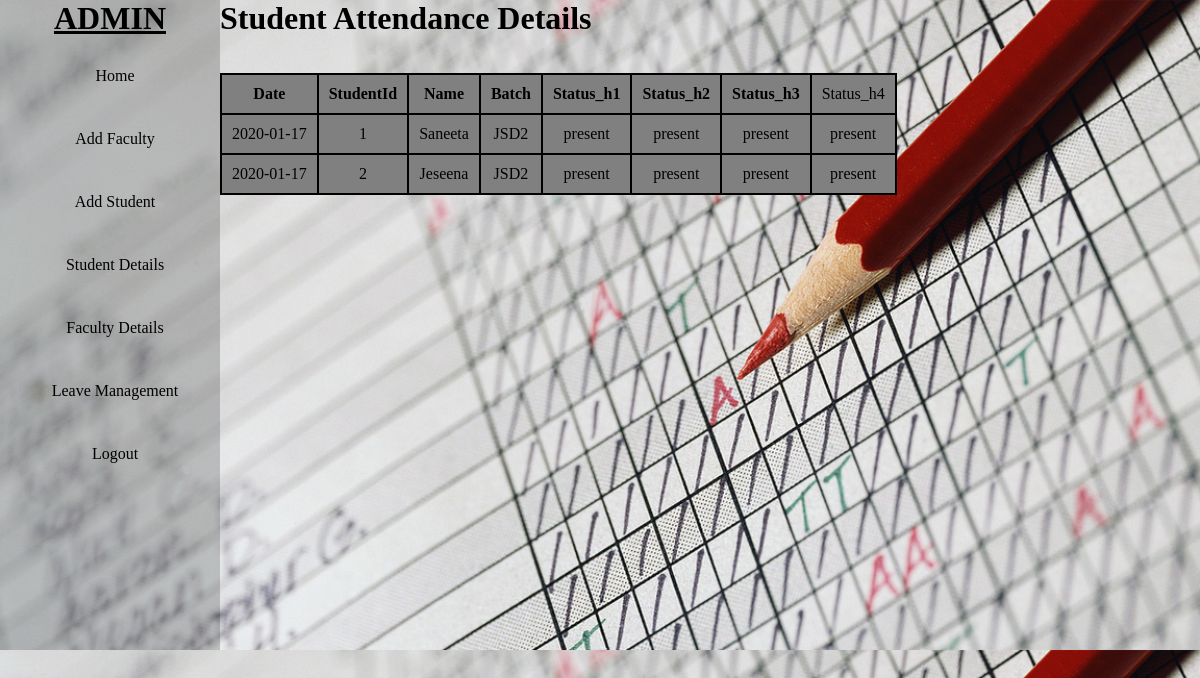
Screenshot of /stu_attndc.php with the database file from the repository.
### tables this page shows
CREATE TABLE `attendance` (
  `Id` int(11) NOT NULL,
  `Date` date NOT NULL,
  `Sid` int(11) NOT NULL,
  `Name` varchar(20) NOT NULL,
  `Batch` varchar(20) NOT NULL,
  `Status_h1` varchar(20) NOT NULL,
  `Status_h2` varchar(20) NOT NULL,
  `Status_h3` varchar(20) NOT NULL,
  `Status_h4` varchar(20) NOT NULL
);

### stu_attndc.php (the view, shortened to what this page needs)
<!DOCTYPE html>
<html>
	<head>
		<link rel="stylesheet" href="css/style.css">
	</head>
	<body class="bi">
		<div class="display">
			<div class="navbar">
				<h1><u>ADMIN</u></h1>
					<ul>
						<li> <a href="adminhome.php">Home</a> </li>
						<li> <a href="faculty_signup.php">Add Faculty</a> </li>
						<li> <a href="student_signup.php">Add Student</a> </li>
						<li> <a href="">Student Details</a>
						<li><a href="fac_details.php">Faculty Details</a></li>
						<li><a href="stu_leave.php">Leave Management</a></li>
						<li><a href="login.php">Logout</a></li>
					</ul>
			</div>
		<div>
		<h1>Student Attendance Details</h1><br><br>
			<table>
				<thead>
					<tr>
							<th>Date</th>
							<th>StudentId</th>
							<th>Name</th>
							<th>Batch</th>
							<th>Status_h1</th>
							<th>Status_h2</th>
							<th>Status_h3</th>
							<td>Status_h4</td>
					</tr>
				</thead>
				<tbody>
					<?php
						require_once'connection.php';
						$sql="select * from attendance";
						$result=mysqli_query($conn,$sql);
						while($row=mysqli_fetch_assoc($result))
						{
					?>
					<tr>
						<td><?php echo $row['Date'];?></td>
						<td><?php echo $row['Sid'];?></td>
						<td><?php echo $row['Name'];?></td>
						<td><?php echo $row['Batch'];?></td>
						<td><?php echo $row['Status_h1'];?></td>
						<td><?php echo $row['Status_h2'];?></td>
						<td><?php echo $row['Status_h3'];?></td>
						<td><?php echo $row['Status_h4'];?></td>
					</tr>
				<?php
						}
					?>
				</tbody>
			</table>
		</div>
	</div>
	</body>
</html>

### css/style.css (style rules this page uses)
* { margin:0px; padding:0px; box-sizing:border-box; }
.bi { background-image:url("../img/3.jpg"); background-size:cover; }
.navbar { text-align:center; background-color:rgba(38, 39, 35, 0.233); width:220px; height:650px; }
.navbar ul { list-style:none; display:block; }
.navbar ul li { text-align:center; width:200px; padding:15px; margin:15px; border-radius: 10px; }
.navbar ul li a { text-decoration:none; color:black; }
.display { display: inline-flex; }

### stu_attndc.php (style rules this page uses)
table,td,th { border: 2px solid black;border-collapse: collapse;background-color: grey;text-align: center;padding:10px; }

### rows the page displays
attendance: Date "2020-01-17", Sid "1", Name "Saneeta", Batch "JSD2", Status_h1 "present", Status_h2 "present", Status_h3 "present", Status_h4 "present"
attendance: Date "2020-01-17", Sid "2", Name "Jeseena", Batch "JSD2", Status_h1 "present", Status_h2 "present", Status_h3 "present", Status_h4 "present"
